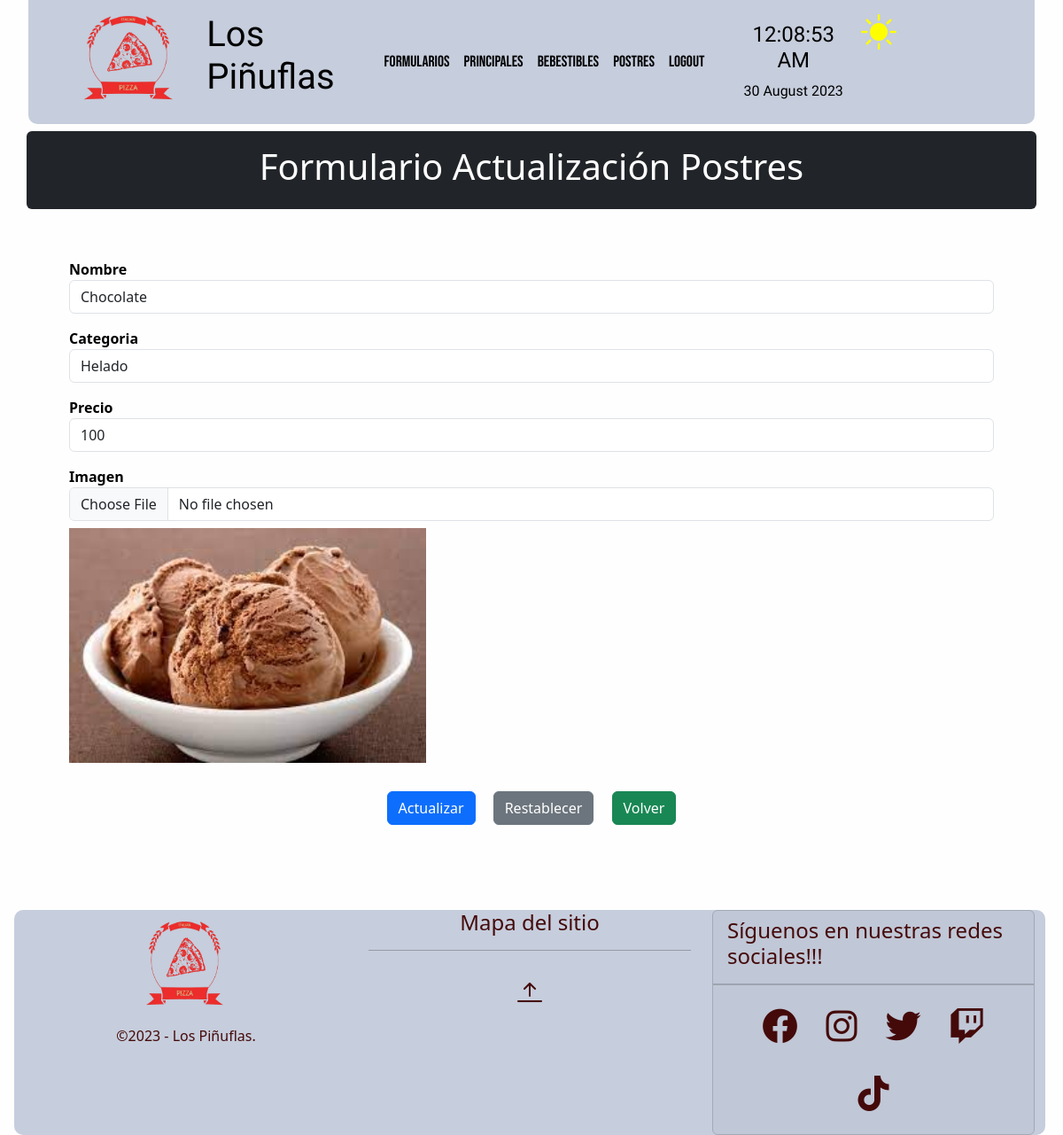
Screenshot of /crud/postres/edit/2 (signed in) with the database file from the repository.
### crud/models.py (models this page shows, shortened)
class Postre(models.Model):
    nombre=models.CharField(max_length=20)
    categoria=models.CharField(max_length=20)
    precio=models.IntegerField()
    image = models.ImageField(verbose_name='Imagen',upload_to='media/postre',null=True,blank=True)
    class Meta:
        ordering = ['categoria','nombre']

### crud/views.py (the view, shortened to what this page needs)
# urls.py: path('postres/edit/<str:postre_id>', postre_update, name="postre-edit"),
def postre_update(request,postre_id):
    if 'usuario' not in request.session:
        return redirect("/sesion/")
    try:
        postre = Postre.objects.get(id = postre_id)
        form = PostreForm(instance=postre)
        context = {'form':form}
        return render(request,'crud/postre-edit.html',context)
    except:
        return redirect(reverse('postres') + '?NO_EXISTS')

### crud/forms.py
class PostreForm(ModelForm):
    class Meta:
        model = Postre
        fields = [
            'nombre',
            'categoria',
            'precio',
            'image'
        ]
        labels = {
            'nombre' : 'Nombre',
            'categoria': 'Categoria',
            'precio': 'Precio',
            'image':'Imagen'
        }
        widgets = {
            'nombre':forms.TextInput(attrs={'class':'form-control'}),
            'categoria':forms.TextInput(attrs={'class':'form-control'}),
            'precio':forms.TextInput(attrs={'class':'form-control'}),
            'image':forms.FileInput(attrs={'class':'form-control'})
        }

### crud/templates/crud/postre-edit.html (shortened to what this page needs)
{% extends 'crud/base.html' %}
{% load static %}
{% block content %}
<div class="container my-2 py-3 bg-dark text-white text-center rounded">
    <h1>Formulario Actualización Postres</h1>
</div>
<div class="container my-2 p-5">
    <form action="" method="post" enctype="multipart/form-data">
        <div class="form-group mb-3">
            <label for="nombre" class="fw-bold">Nombre</label>
            <div class="input-group">
                {{form.nombre}}
            </div>
        </div>
        <div class="form-group mb-3">
            <label for="categoria" class="fw-bold">Categoria</label>
            <div class="input-group">
                {{form.categoria}}
            </div>
        </div>
        <div class="form-group mb-3">
            <label for="precio" class="fw-bold">Precio</label>
            <div class="input-group">
                {{form.precio}}
            </div>
        </div>
        <div class="form-group mb-3">
            <label for="image" class="fw-bold">Imagen</label>
            <div class="input-group">
                {{form.image}}
            </div>
            {% if form.instance.image %}
                <div class="row my-2">
                    <img class="img-update" src="{{form.instance.image.url}}" alt="{{form.instance.title}}">
                </div>
            {% endif %}
        </div>
        <div class="text-center my-4">
            <input type="submit" class="btn btn-primary m-2" id="actualizar" value="Actualizar">
            <input type="reset" class="btn btn-secondary m-2" id="limpiar" value="Restablecer">
            <a class="btn btn-success m-2" href="{% url 'postres' %}">Volver</a>
        </div>
    </form>
</div>
{% endblock %}

### core/static/core/css/colors.css (style rules this page uses)
:root,[new-data-bs-theme="light"] { --clr-light:#FFF9DE; --crl-dark:#67d4f5; --clr-primary:#5350ff; --clr-secondary:#FFD3B0; --clr-accent:#f54141; --clr-accent2:#440a0a; --bg-top-bottom:#c6cddc; --bg-middle:#fefefe; --text-top: black; --text-middle: black; --text-bottom:black; --fg: var(--clr-light); --bg: var(--crl-dark); }
body { background-color: #2C3333; }
.colors-middle { background: var(--bg-middle); color: var(--text-middle); transition: background-color 1.2s ease-in-out; }

### crud/static/crud/css/imagenes.css (style rules this page uses)
.img-update { height: 40%; width: 40%; }

### rows the page displays
Postre: nombre "Chocolate", categoria "Helado", precio "100", instance.image (picture)
